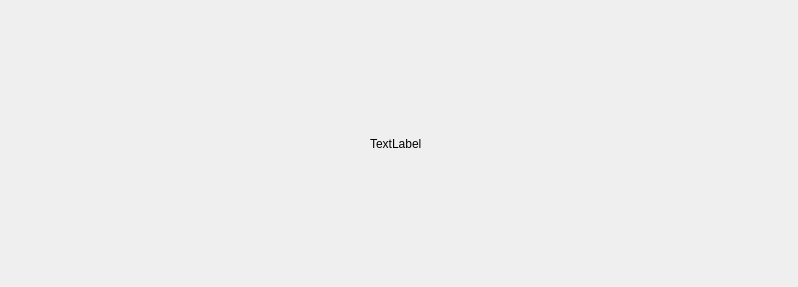
<?xml version="1.0" encoding="UTF-8"?>
<ui version="4.0">
 <class>WidgetText</class>
 <widget class="QWidget" name="WidgetText">
  <property name="geometry">
   <rect>
    <x>0</x>
    <y>0</y>
    <width>798</width>
    <height>287</height>
   </rect>
  </property>
  <property name="windowTitle">
   <string>Form</string>
  </property>
  <layout class="QHBoxLayout" name="horizontalLayout_2" stretch="1,0">
   <item>
    <layout class="QHBoxLayout" name="horizontalLayout">
     <item>
      <spacer name="horizontalSpacer">
       <property name="orientation">
        <enum>Qt::Horizontal</enum>
       </property>
       <property name="sizeHint" stdset="0">
        <size>
         <width>40</width>
         <height>20</height>
        </size>
       </property>
      </spacer>
     </item>
     <item>
      <widget class="QLabel" name="label">
       <property name="text">
        <string>TextLabel</string>
       </property>
      </widget>
     </item>
     <item>
      <spacer name="horizontalSpacer_2">
       <property name="orientation">
        <enum>Qt::Horizontal</enum>
       </property>
       <property name="sizeHint" stdset="0">
        <size>
         <width>40</width>
         <height>20</height>
        </size>
       </property>
      </spacer>
     </item>
    </layout>
   </item>
   <item>
    <widget class="QFrame" name="frame_border">
     <property name="frameShape">
      <enum>QFrame::StyledPanel</enum>
     </property>
     <property name="frameShadow">
      <enum>QFrame::Raised</enum>
     </property>
    </widget>
   </item>
  </layout>
 </widget>
 <resources/>
 <connections/>
</ui>
